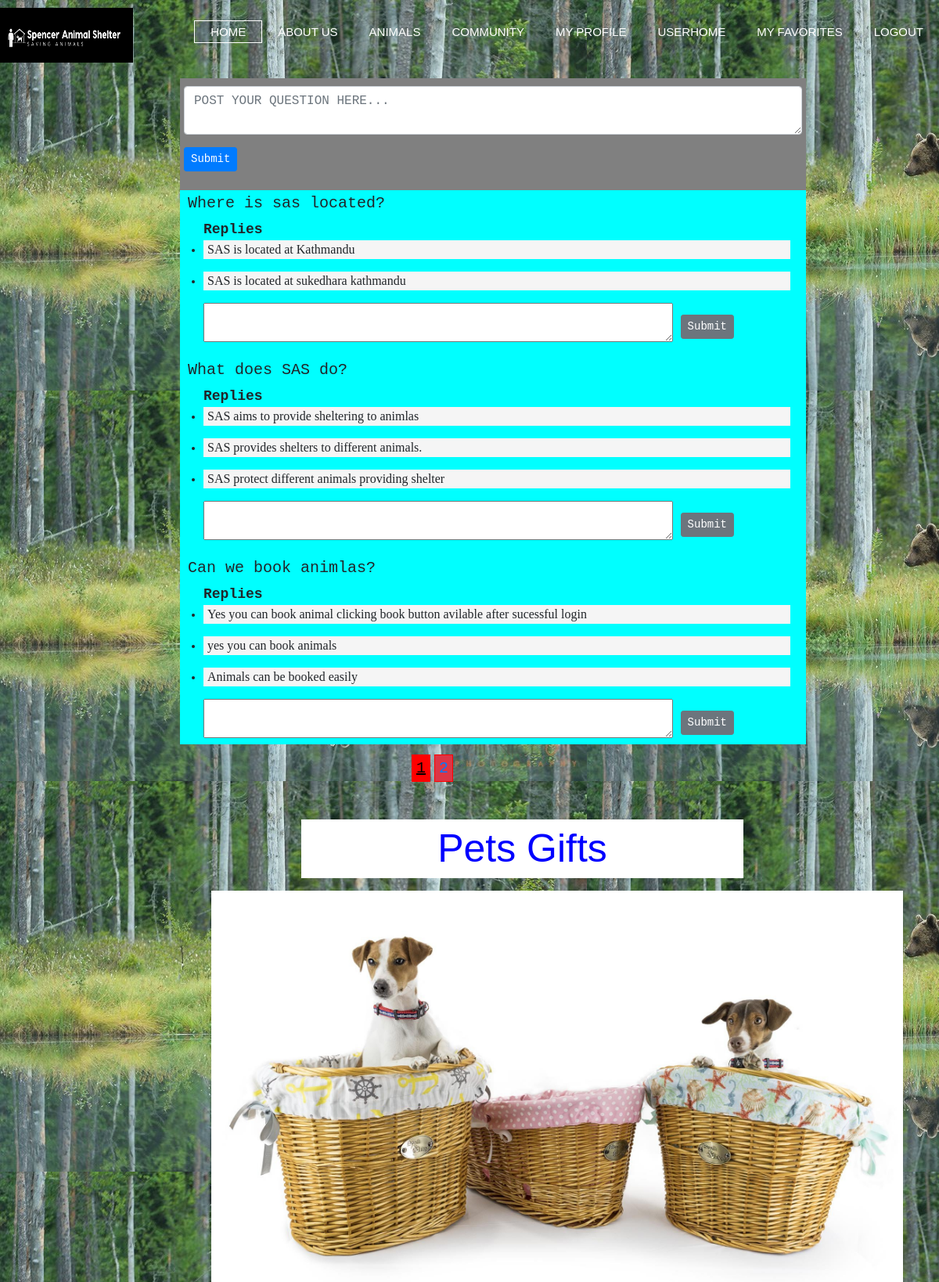
The app's page /community.php (signed in) with its own data.
### tables this page shows
CREATE TABLE `forum` (
  `fid` int(11) NOT NULL,
  `qa` text NOT NULL,
  `qa_type` varchar(180) NOT NULL,
  `parent` int(11) NOT NULL,
  `fuid` int(11) NOT NULL,
  `fdate` date NOT NULL
);

### community.php (the view, shortened to what this page needs)
<?php
include 'connection.php';
include 'header.php';
$start=0;
$max=3;
$qry="SELECT * FROM forum WHERE qa_type='question'";
$res=$conn->query($qry);
$total=$res->num_rows;
$pages = ceil($total/$max);
$sql_question="SELECT * FROM forum WHERE qa_type='question' LIMIT $start,$max";
$result_questions=$conn->query($sql_question);
$resultcheck_no_question = mysqli_num_rows($result_questions);
?>
<html>
<head>
	<link rel="stylesheet" href="stylesheet.css">
</head>
<body class="cbody">
	<div class="forumbody">
		<div class="inputsquestion">
			<form id="questionForm" method="POST" action="">
				<div class="form-group">
					<textarea class="form-control" rows="2" id="cquestion" name="question" placeholder="POST YOUR QUESTION HERE..." required></textarea>
				</div>
				<input type="submit" id="questionSubmit" name="questionSubmit" class="btn btn-primary btn-sm">
			</form>
			<br>
		</div>
		<div class="inputs answers">
			<?php
			if($resultcheck_no_question > 0){
				$all_questions = $result_questions->fetch_all(MYSQLI_ASSOC);
				foreach($all_questions as $question){
					?>
					<div class="question-list">
						<h5><?php echo $question['qa']; ?></h5>
						<ul>
							<div class="answer-list">
								<strong style="font-size:18px;">Replies</strong>
								<?php
								$afid = $question['fid'];
								$sql_answer="SELECT * FROM forum WHERE qa_type='answer' AND parent='$afid'";
								$result_answers=$conn->query($sql_answer);
								$resultcheck_no_answer = mysqli_num_rows($result_answers);
								if($resultcheck_no_answer > 0){
									$all_answer = $result_answers->fetch_all(MYSQLI_ASSOC);
									foreach($all_answer as $answer){
										?>
										<li>
											<div class="each-answer">
												<p><h7><?php echo $answer['qa']; ?></h7><p>
												</div>
											</li>
											<?php
										}
									}
									?>
									<div class="question-reply">
										<form method="POST" action="" name="replyQuestion">
											<textarea name="reply" placeholder="POST YOUR REPLY HERE..." required='required' rows="2" cols="40"></textarea>
											<input type="submit" name="replytoQuestion" class="btn btn-secondary btn-sm reply-btn">
										</form>
									</div>
								</div>
							</ul>
						</div>
						<?php
					}
				}
				?>
			</div>
			<div class="pagination-links">
				<?php
				for ($i=1;$i<=$pages;$i++)
				{
					if($i == 1 && !isset($_GET['page'])){
						echo "<a href='community.php?page=$i' class='active'>$i</a>";
					}elseif($i != 1 && !isset($_GET['page'])){
						echo "<a href='community.php?page=$i'>$i</a>";
					}
				}
				?>
			</div>
		<div id="petgifts">
			<p>Pets Gifts</p>
	<img  name="slider" height="500" width="130%">
		</div>
			</div>
	</body>
	</html>

### header.php (shortened to what this page needs)
<?php
if(isset($_SESSION['username']) && isset($_SESSION['type'])){
	$user = trim($_SESSION['username']);
	$utype = trim($_SESSION['type']);
}
?>
<html>
<head>
	<link rel="stylesheet" href="css/bootstrap.css">
	<link rel="stylesheet" href="stylesheet.css" type="text/css">
</head>
<body>
	<div class="first">
		<div class="logo">
			<img src="image/logonew1.png" alt="sas.png" height="50">
		</div>
		<ul class="nav">
			<li class="foractive"><a href="main.php">HOME</a></li>
			<li><a href="main.php#aboutus">ABOUT US</a></li>
			<li><a href="animal.php">ANIMALS</a></li>
			<?php if(isset($user) && ($utype == 'user')): ?>
				<li><a href="community.php">COMMUNITY</a></li>
				<li><a href='myprofile.php'>MY PROFILE</a></li>
				<li><a href='userhome.php'>USERHOME</a></li>
				<li><a href='favorites.php'>MY FAVORITES</a></li>
				<li><a href="logout.php">LOGOUT</a></li>
			<?php endif; ?>
		</ul>
	</div>
</body>
</html>

### stylesheet.css (style rules this page uses)
* { margin:0; padding:0; }
body { font-family: monospace; }
.nav { float:right; list-style:none; margin-top: 30px; }
.nav li { display: inline-block; }
.nav li a { color:white; text-decoration: none; padding:5px 20px; font-family: sans-serif; font-size: 15px; }
.nav li.foractive a { border: 1px solid white; }
.logo img { width:170px; height: 70;px float:left; margin-top: 10px; position: absolute; }
.first { max-width: 1200px; margin:auto; }
::placeholder { color:#ffffff; }
.cbody { background: url(image/beer.jpg); }
.forumbody { width: 800px; height:auto; position: absolute; top:100px; left:150px; }
.inputsquestion { background-color: gray; height: auto; width:800px; margin-left: 80px; }
.forumbody .inputs { position: relative; left:80px; width:500px; padding-top: 5px; }
.forumbody .inputs.answers { margin-top: 0px; background-color:cyan; height:auto; width:800px; }
.answer-list { margin-left:20px; }
.question-list { margin-bottom: 15px; margin-left: 10px; }
.reply-btn { margin-top:-30px; }
.question-reply { margin-top: 10px; }
.each-answer { background-color:whitesmoke; width:750px; }
.each-answer p { width:500px; padding-left: 5px; font-family: verdana; }
.question-reply textarea { width:600px; }
.inputsquestion { padding-top:10px; padding-left: 5px; padding-right: 5px; }
.pagination-links { text-align: center; font-size: 20px; margin-bottom: 50px; }
.pagination-links a { padding:5px; border:1px solid red; margin-left: 5px; background-color: #dc3545; }
a.active { color: black; background-color:red; text-decoration: underline; }
#petgifts { position: absolute; margin-left: 120px; }
#petgifts p { font-family: arial; font-size: 50px; text-align: center; color: blue; margin-left: 115px; background-color: white; }

### records on screen
forum: qa "Where is sas located?"
forum: qa "SAS is located at Kathmandu"
forum: qa "SAS is located at sukedhara kathmandu"
forum: qa "What does SAS do?"
forum: qa "SAS aims to provide sheltering to animlas"
forum: qa "SAS provides shelters to different animals."
forum: qa "SAS protect different animals providing shelter"
forum: qa "Can we book animlas?"
forum: qa "Yes you can book animal clicking book button avilable after sucessful login"
forum: qa "yes you can book animals"
forum: qa "Animals can be booked easily"
